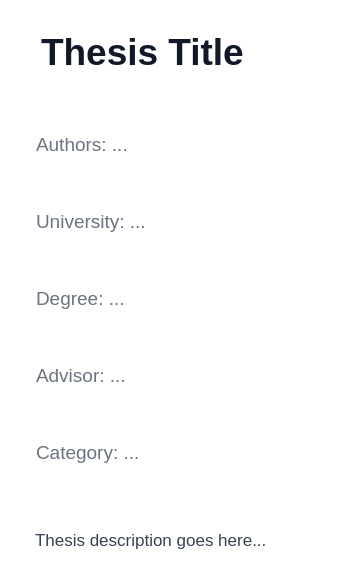
<?xml version="1.0" encoding="UTF-8"?>
<ui version="4.0">
 <class>ThesisCard</class>
 <widget class="QWidget" name="ThesisCard">
  <property name="geometry">
   <rect>
    <x>0</x>
    <y>0</y>
    <width>360</width>
    <height>260</height>
   </rect>
  </property>
  <property name="styleSheet">
   <string>
    QWidget {
      background: #ffffff;
      border-radius: 12px;
      box-shadow: 0 4px 12px rgba(0, 0, 0, 0.05);
      font-family: 'Poppins', sans-serif;
      padding: 20px;
    }
    QLabel#titleLabel {
      font-weight: 700;
      font-size: 28pt;
      color: #111827;
      margin-bottom: 14px;
    }
    QLabel#authorLabel, QLabel#universityLabel, QLabel#degreeLabel, QLabel#advisorLabel, QLabel#categoryLabel {
      font-weight: 400;
      font-size: 14pt;
      color: #6b7280;
      margin-bottom: 8px;
    }
    QLabel#descriptionLabel {
      font-weight: 400;
      font-size: 13pt;
      color: #374151;
      margin-top: 12px;
      word-wrap: true;
    }
  </string>
  </property>
  <layout class="QVBoxLayout" name="verticalLayout">
   <item>
    <widget class="QLabel" name="titleLabel">
     <property name="text">
      <string>Thesis Title</string>
     </property>
    </widget>
   </item>
   <item>
    <widget class="QLabel" name="authorLabel">
     <property name="text">
      <string>Authors: ...</string>
     </property>
    </widget>
   </item>
   <item>
    <widget class="QLabel" name="universityLabel">
     <property name="text">
      <string>University: ...</string>
     </property>
    </widget>
   </item>
   <item>
    <widget class="QLabel" name="degreeLabel">
     <property name="text">
      <string>Degree: ...</string>
     </property>
    </widget>
   </item>
   <item>
    <widget class="QLabel" name="advisorLabel">
     <property name="text">
      <string>Advisor: ...</string>
     </property>
    </widget>
   </item>
   <item>
    <widget class="QLabel" name="categoryLabel">
     <property name="text">
      <string>Category: ...</string>
     </property>
    </widget>
   </item>
   <item>
    <widget class="QLabel" name="descriptionLabel">
     <property name="text">
      <string>Thesis description goes here...</string>
     </property>
     <property name="wordWrap">
      <bool>true</bool>
     </property>
    </widget>
   </item>
  </layout>
 </widget>
 <resources/>
 <connections/>
</ui>
